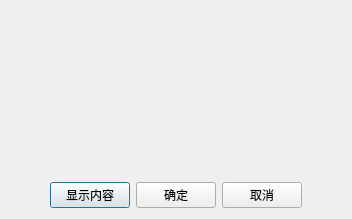
<?xml version="1.0" encoding="UTF-8"?>
<ui version="4.0">
 <class>CSetBookMarkTmplDlg</class>
 <widget class="QDialog" name="CSetBookMarkTmplDlg">
  <property name="geometry">
   <rect>
    <x>0</x>
    <y>0</y>
    <width>352</width>
    <height>219</height>
   </rect>
  </property>
  <property name="windowTitle">
   <string>设置标签模板参数</string>
  </property>
  <layout class="QGridLayout" name="gridLayout">
   <item row="6" column="1">
    <layout class="QHBoxLayout" name="horizontalLayout">
     <item>
      <spacer name="horizontalSpacer">
       <property name="orientation">
        <enum>Qt::Horizontal</enum>
       </property>
       <property name="sizeHint" stdset="0">
        <size>
         <width>40</width>
         <height>20</height>
        </size>
       </property>
      </spacer>
     </item>
     <item>
      <widget class="QPushButton" name="btnShow">
       <property name="text">
        <string>显示内容</string>
       </property>
      </widget>
     </item>
     <item>
      <widget class="QPushButton" name="btnOK">
       <property name="text">
        <string>确定</string>
       </property>
      </widget>
     </item>
     <item>
      <widget class="QPushButton" name="btnCancel">
       <property name="text">
        <string>取消</string>
       </property>
      </widget>
     </item>
     <item>
      <spacer name="horizontalSpacer_2">
       <property name="orientation">
        <enum>Qt::Horizontal</enum>
       </property>
       <property name="sizeHint" stdset="0">
        <size>
         <width>40</width>
         <height>20</height>
        </size>
       </property>
      </spacer>
     </item>
    </layout>
   </item>
   <item row="2" column="1" rowspan="3">
    <layout class="QVBoxLayout" name="vLayoutCenter">
     <item>
      <layout class="QHBoxLayout" name="horizontalLayout_2"/>
     </item>
    </layout>
   </item>
   <item row="0" column="1">
    <layout class="QVBoxLayout" name="verticalLayout_2"/>
   </item>
   <item row="5" column="1">
    <spacer name="verticalSpacer">
     <property name="orientation">
      <enum>Qt::Vertical</enum>
     </property>
     <property name="sizeHint" stdset="0">
      <size>
       <width>20</width>
       <height>40</height>
      </size>
     </property>
    </spacer>
   </item>
  </layout>
 </widget>
 <layoutdefault spacing="6" margin="11"/>
 <resources/>
 <connections/>
</ui>
